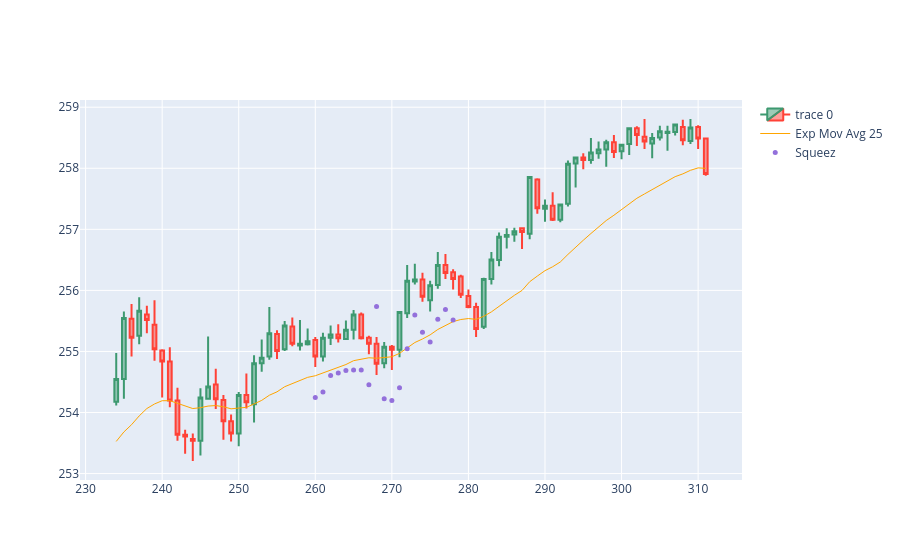

The cell this chart's notebook holds for it:
### Code cell
import plotly.io as pio
import plotly.graph_objects as go  
import numpy as np

'''
0:78
78:156
156:234 *
234:312 *
312:390
390:468
468:546
546:624
624:702
702:780
780:858
858:936
936:1014
1014:1092
1092:1170
1170:1248
1248:1326
1326:1404
1404:1482
1482:1560
1560:1638
1638:1716
1716:1794
1794:1872
1872:1950
1950:2028
2028:2106
'''
dfpl = df[234:312]

'''
fig = go.Figure(data=[
                    go.Candlestick(x=dfpl.index,
                                    open=dfpl['Open'],
                                    high=dfpl['High'],
                                    low=dfpl['Low'],
                                    close=dfpl['Close']),
                    go.Scatter(x=dfpl.index, y=dfpl['bb_upper'], line=dict(color='orange', width=1), name="BB Upper"),
                    go.Scatter(x=dfpl.index, y=dfpl['bb_mid'], line=dict(color='green', width=1), name="BB Mid"),
                    go.Scatter(x=dfpl.index, y=dfpl['bb_lower'], line=dict(color='orange', width=1), name="BB Lower"),
                    go.Scatter(x=dfpl.index, y=dfpl['kc_upper'], line=dict(color='purple', width=1), name="KC Upper"),
                    go.Scatter(x=dfpl.index, y=dfpl['kc_mid'], line=dict(color='yellow', width=1), name="KC Mid"),
                    go.Scatter(x=dfpl.index, y=dfpl['kc_lower'], line=dict(color='purple', width=1), name="KC Lower")
                ])
'''

fig = go.Figure(data=[
                    go.Candlestick(x=dfpl.index,
                                    open=dfpl['Open'],
                                    high=dfpl['High'],
                                    low=dfpl['Low'],
                                    close=dfpl['Close']),
                    go.Scatter(x=dfpl.index, y=dfpl['ema25'], line=dict(color='orange', width=1), name="Exp Mov Avg 25")
                ])

fig.add_scatter(x=dfpl.index, y=dfpl['pointpos'], mode="markers", marker=dict(size=5, color="MediumPurple"), name="Squeez")

#pointBreakIndex = dfpl[dfpl['consolidation'] != 0].index.tolist()
#pointBreakValues = list(filter((0.0).__ne__, dfpl['consolidation']))

#fig.add_scatter(x=pointBreakIndex, y=pointBreakValues, mode="markers", marker=dict(size=5, color="MediumseaGreen"), name="pivot")

fig.update_layout(xaxis_rangeslider_visible=False)
fig.show()
